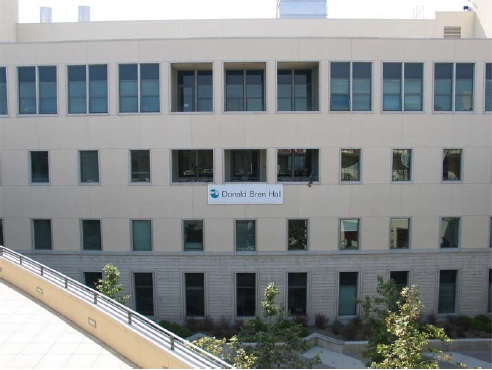
#> input picture CLAB Assignments/CLAB 2/CLab2 Materials/Task1/Harris_1.jpg, 492 x 370 px
$ jupyter execute --allow-errors Untitled.ipynb
#> lines starting #> are read from the running program, lines starting #| are printed output that depends on the picture
[cell 1]
import numpy as np
import matplotlib.pyplot as plt

[cell 2]
def conv2(img, conv_filter):
    # flip the filter
    f_siz_1, f_size_2 = conv_filter.shape
    conv_filter = conv_filter[range(f_siz_1 - 1, -1, -1), :][:, range(f_siz_1 - 1, -1, -1)]
    pad = (conv_filter.shape[0] - 1) // 2
    result = np.zeros((img.shape))
    img = np.pad(img, ((pad, pad), (pad, pad)), 'constant', constant_values=(0, 0))
    filter_size = conv_filter.shape[0]
    for r in np.arange(img.shape[0] - filter_size + 1):
        for c in np.arange(img.shape[1] - filter_size + 1):
            curr_region = img[r:r + filter_size, c:c + filter_size]
            curr_result = curr_region * conv_filter
            conv_sum = np.sum(curr_result)  # Summing the result of multiplication.
            result[r, c] = conv_sum  # Saving the summation in the convolution layer feature map.

    return result

[cell 3]
def fspecial(shape=(3, 3), sigma=0.5):
    m, n = [(ss - 1.) / 2. for ss in shape]
    y, x = np.ogrid[-m:m + 1, -n:n + 1]
    h = np.exp(-(x * x + y * y) / (2. * sigma * sigma))
    h[h < np.finfo(h.dtype).eps * h.max()] = 0
    sumh = h.sum()
    if sumh != 0:
        h /= sumh
    return h

[cell 4]
# Parameters, add more if needed
sigma = 2
thresh = 0.01

# Derivative masks
dx = np.array([[-1, 0, 1], [-1, 0, 1], [-1, 0, 1]])
dy = dx.transpose()

bw = plt.imread('Harris_1.jpg')  # Read in jpg image
#> bw is the input picture: shape (370, 492, 3); mean R, G, B 137.5, 141.1, 141.3
bw = bw[:,:,0] * 0.299 + bw[:,:,1]*0.587 + bw[:,:,2] * 0.114 # Convert to grayscale
#> bw: shape (370, 492) float64

# computer x and y derivatives of image
Ix = conv2(bw, dx)
Iy = conv2(bw, dy)

[cell 5]
# Creates a gaussian kernel
g = fspecial((max(1, np.floor(3 * sigma) * 2 + 1), max(1, np.floor(3 * sigma) * 2 + 1)), sigma)

[cell 6]
Iy2 = conv2(np.power(Iy, 2), g)
Ix2 = conv2(np.power(Ix, 2), g)
Ixy = conv2(Ix * Iy, g)
#> in conv2 (call 5), `img = np.pad(img, ((pad, pad), (pad, pad)), 'constant', constant_value..`:
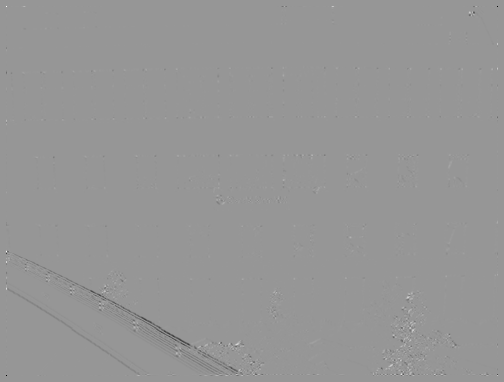
#> img: shape (382, 504) float64; min -252142.6, max 174479, mean -374.3; drawn with min black and max white
#> after the loop in conv2 (call 5), `for r in np.arange(img.shape[0] - filter_size + 1):`:
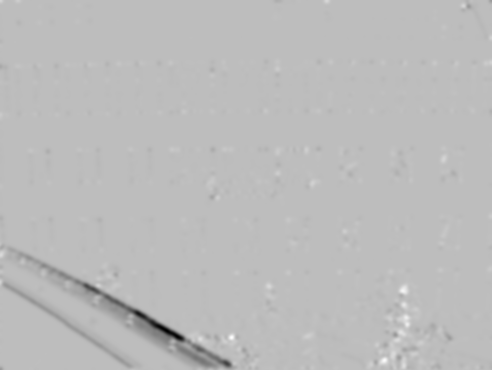
#> result: shape (370, 492) float64; min -52850.6, max 18353.3, mean -394.9; drawn with min black and max white

[cell 7]
fig, ax = plt.subplots(figsize=(20,10))
plt.imshow(bw, cmap='gray')

[cell 8]
######################################################################
# Task: Compute the Harris Cornerness
######################################################################
def compute_cornerness(Ixy, Ix2, Iy2, k=thresh):

#> called with k = 0.01
    detM = Ix2 * Iy2 - Ixy * Ixy
    trM = (Ix2 + Iy2)
    R = detM - k * np.power(trM, 2)

    return R

R = compute_cornerness(Ixy=Ixy, Ix2=Ix2, Iy2=Iy2)

fig, ax = plt.subplots(figsize=(20,10))

ax.imshow(R > thresh * R.max(), cmap='gray')

[cell 9]
fig, ax = plt.subplots(1, 2, figsize=(10, 5))

ax[0].imshow(R, cmap='gray')
ax[1].imshow(R > 0.01 * R.max(), cmap='gray')
plt.show()

[cell 10]
fig, ax = plt.subplots(1, 2, figsize=(10, 5))

ax[0].imshow(conv2(R, g), cmap='gray')
#> after the loop in conv2 (call 6), `for r in np.arange(img.shape[0] - filter_size + 1):`:
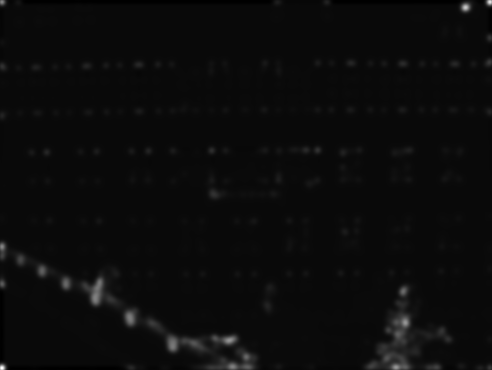
#> result: shape (370, 492) float64; min -56061331.6, max 1.39e+09, mean 12768031.3; drawn with min black and max white
ax[1].imshow(conv2(R, g) > 0.0035 * R.max(), cmap='gray')
plt.show()
# plt.imshow(conv2(R, g))

[cell 11]
disp_im = bw * (R <= thresh * R.max())
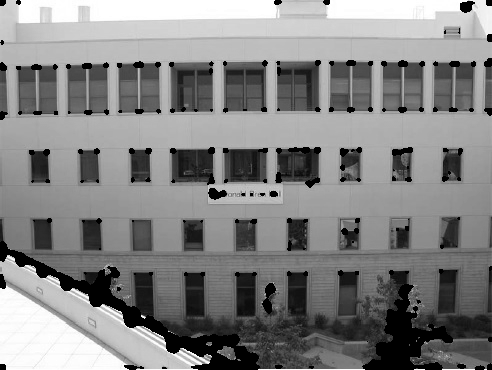
#> disp_im: shape (370, 492) float64; min 0, max 255, mean 131.6
disp_im = conv2(R, g)
disp_im[disp_im == 0] = 255
plt.imshow(disp_im, cmap='gray')

[cell 12]
image = R * (R > thresh * R.max())

np.indices(image.shape)

[cell 13]
np.unique(R * (R > thresh * R.max()))
#> Out = 12126 values from 0 to 4.32e+09

[cell 14]
plt.imshow((R * (R > thresh * R.max())))

[cell 15]
tile_height, tile_width = 74, 82
image_height, image_width = R.shape
#> image_height = 370; image_width = 492

m, n = image_height // tile_height, image_width // tile_width
#> m = 5; n = 6

X_coord = []
Y_coord = []

new_R = R * (R > thresh * R.max())

for i in range(n):
    for j in range(m):

        tile_of_interest = new_R[j * tile_height : (j+1) * tile_height, i * tile_width : (i+1) * tile_width]
        flat_tile = tile_of_interest.flatten()

        arr = flat_tile.argsort()[-10:]

        for a in arr:

            if flat_tile[a] > 0:
                rel_x = a // tile_width
                rel_y = a % tile_width

                x = j * tile_height + rel_x
#                 print(a)
                y = i * tile_width + rel_y
#                 print(rel_x, rel_y)

                X_coord.append(x)
                Y_coord.append(y)
#> after the loop, X_coord = 300 values, max 369 at index 41, min 0 at index 1, mean 184.2; Y_coord = 300 values, max 491 at index 251, min 0 at index 1, mean 245.7

# len(np.vstack(results))
np.array(list(zip(X_coord, Y_coord))).shape
#> Out = (300, 2)

[cell 16]
fig, ax = plt.subplots(1, 2, figsize=(10, 5))

new_bw = bw.copy()
new_bw[X_coord, Y_coord] = 255
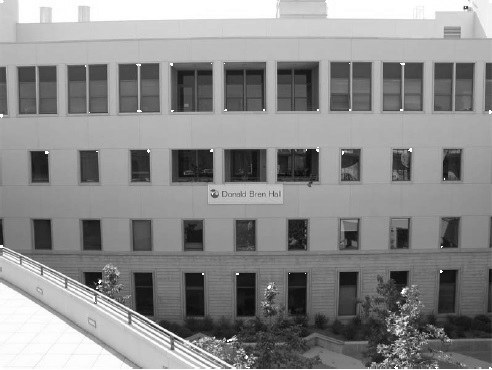
#> new_bw: shape (370, 492) float64; min 4.85, max 255, mean 140.3

ax[0].imshow(bw, cmap='gray')
ax[1].imshow(new_bw, cmap='gray')
plt.show()

[cell 17]
tile_height, tile_width = 74, 82
image_height, image_width = R.shape

m, n = image_height // tile_height, image_width // tile_width

X_coord = []
Y_coord = []

new_R = R * (R > thresh * R.max())

for i in range(n):
    for j in range(m):

        tile_of_interest = new_R[j * tile_height : (j+1) * tile_height, i * tile_width : (i+1) * tile_width]
        flat_tile = tile_of_interest.flatten()

        arr = flat_tile.argsort()[:]

        for a in arr:

            if flat_tile[a] > 0:
                rel_x = a // tile_width
                rel_y = a % tile_width

                x = j * tile_height + rel_x
#                 print(a)
                y = i * tile_width + rel_y
#                 print(rel_x, rel_y)

                X_coord.append(x)
                Y_coord.append(y)
#> after the loop, X_coord = 12125 values, max 369 at index 1499, min 0 at index 1, mean 262.6; Y_coord = 12125 values, max 491 at index 10306, min 0 at index 26, mean 254.5

# len(np.vstack(results))
yas = np.array(list(zip(X_coord, Y_coord))).flatten()

[cell 18]
R
plt.imshow(R, cmap='gray')

[cell 19]
matrix = np.array([[1,2,3],
                   [4,5,6],
                   [7,8,9]])
matrix

[cell 20]
x, y = np.where(R > 0.01 * R.max())
#> x = 12125 values from 0 to 369; y = 12125 values, max 491 at index 26, min 0 at index 0, mean 254.5
plt.scatter(x, y, s=1)

[cell 21]
x, y = np.where(R > 0.01 * R.max())

[cell 22]
nms_image = conv2(R * (R > 0.001 * R.max()), g)
plt.imshow(nms_image)

[cell 23]
plt.imshow(conv2(R * (R > 0.001 * R.max()), g), cmap='gray')

[cell 24]
fig, (ax1, ax2) = plt.subplots(1,2, figsize=(20,10))

ax1.scatter(Y_coord, X_coord, s=1)
ax2.imshow(bw, cmap='gray')
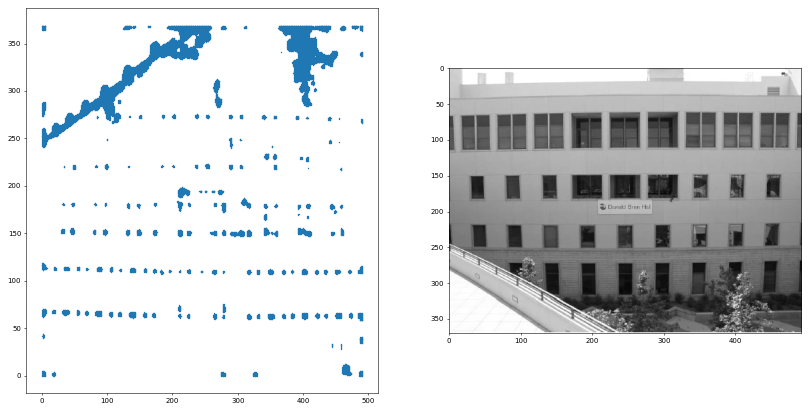
#> figure drawn by matplotlib, 2 panels

[cell 25]
for thresh in ([0.001, 0.00001, 0.1, 0.0001, 0.01]):
    plt.imshow((R > thresh * R.max()))
    plt.title(thresh)
    plt.show()
#> this loop made 5 passes
#> pass 2, `plt.show()`:
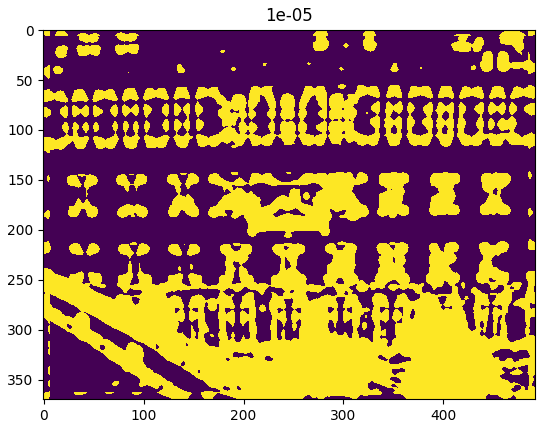
#> figure drawn by matplotlib, 1 panel

[cell 26]
threshold = 10
s = []
#> (the rest of this cell did not finish here and is left out)

#> (a cell that did not finish here is left out)

[cell 28]
a = tile_of_interest.flatten()

a.argsort()[-1]

[cell 29]
a[5984]

[cell 30]
idx = 5984

idx // tile_width, idx % tile_width

[cell 31]
tile_of_interest[72, 80]

[cell 32]
R[(m-1)*tile_height+72,(n-1)*tile_width+ 80]
#> Out = 711143525.4

[cell 33]
R.shape

h, w = 74, 82


fig, ax = plt.subplots(int(bw.shape[0]/h),int(bw.shape[1]/w))

for i in range(int(bw.shape[1]/w)):
    for j in range(int(bw.shape[0]/h)):
        ax[j,i].imshow(bw[j*h:(j+1)*h, i*w:(i+1)*w],cmap='gray')
        ax[j,i].set_xticks([])
        ax[j,i].set_yticks([])
fig.tight_layout()
plt.show()
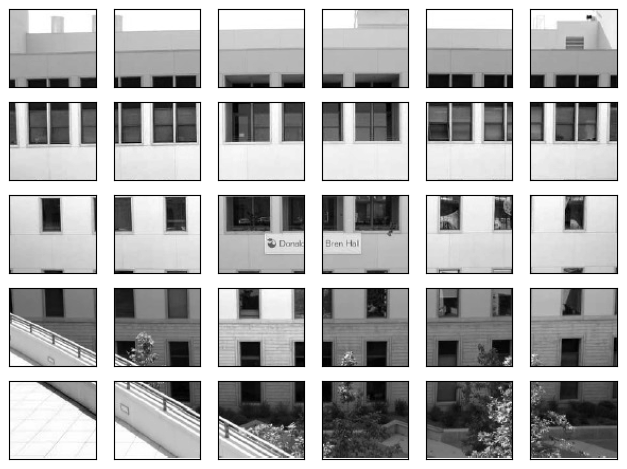
#> figure drawn by matplotlib, 30 panels

plt.imshow(bw, cmap='gray')
plt.xticks([])
plt.yticks([])
plt.show()

[cell 34]
######################################################################
# Task: Perform non-maximum suppression and
#       thresholding, return the N corner points
#       as an Nx2 matrix of x and y coordinates
######################################################################

[cell 35]
# Harris Corner Detection using inbuilt functions
import cv2
import numpy as np

filename = 'Harris_1.jpg'
img = cv2.imread(filename)
#> img: shape (370, 492, 3)
bw = cv2.cvtColor(img,cv2.COLOR_BGR2GRAY)

gray = np.float32(bw)
dst = cv2.cornerHarris(gray,3,13,0.06)

# #result is dilated for marking the corners, not important
dst = cv2.dilate(dst,None)
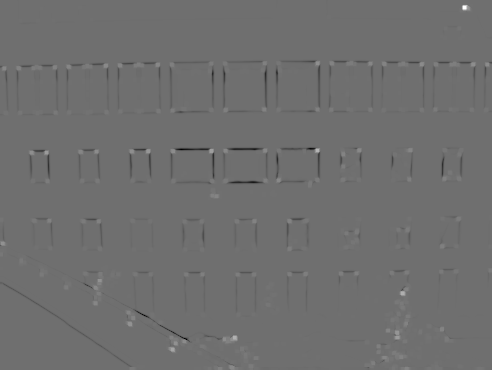
#> dst: shape (370, 492) float32; min -4.46e+17, max 5.74e+17, mean -1.24e+15; drawn with min black and max white

# Threshold for an optimal value, it may vary depending on the image.
bw[dst>0.01*dst.max()]=255
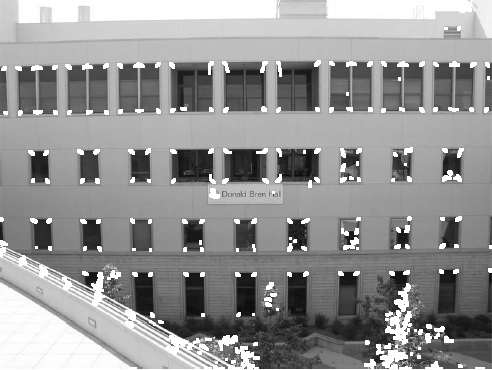
#> bw: shape (370, 492); min 5, max 255, mean 147.1

plt.imshow(bw, cmap='gray')
plt.show()
